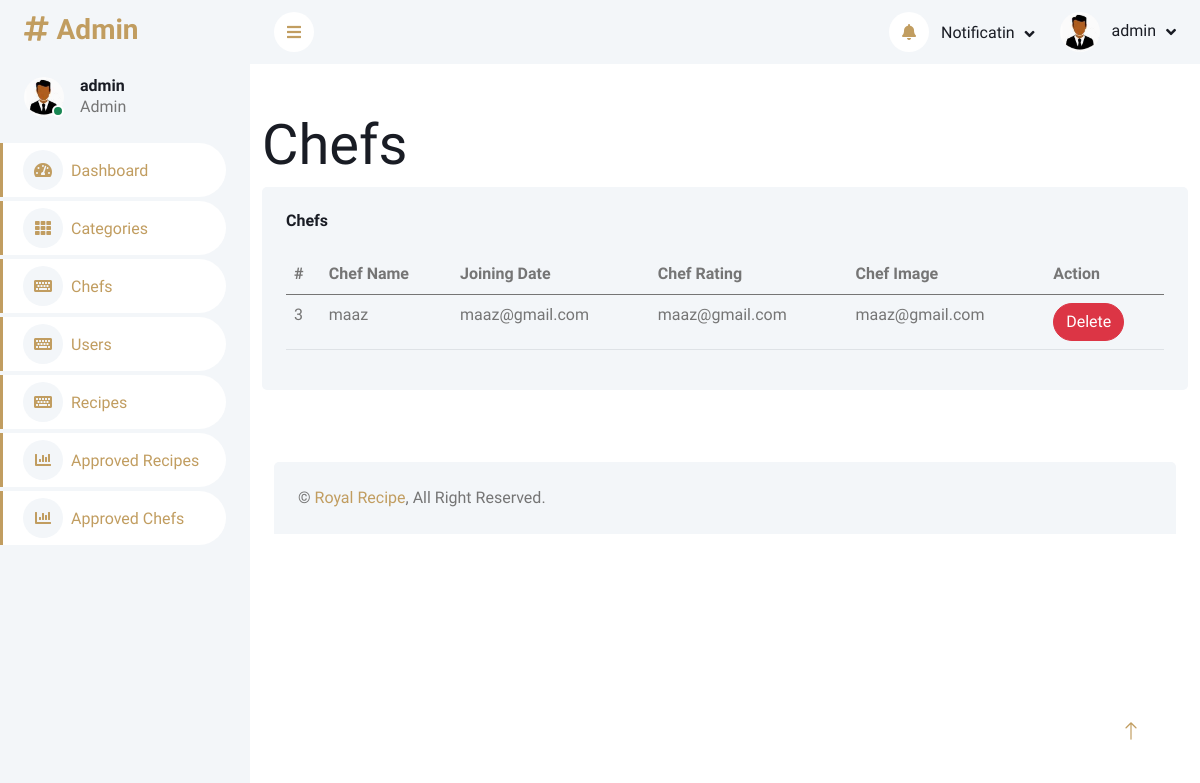
The page /AdminPanel/users.php (signed in) on the database its author committed.
### tables this page shows
CREATE TABLE `users` (
  `u_id` int(11) NOT NULL,
  `u_name` varchar(255) NOT NULL,
  `u_email` varchar(255) NOT NULL,
  `SpecialtyExpertise` varchar(255) NOT NULL,
  `Profile_Picture` varchar(255) NOT NULL,
  `phone_num` int(50) NOT NULL,
  `address` varchar(255) NOT NULL,
  `Status` varchar(255) NOT NULL,
  `u_type_id` int(11) NOT NULL,
  `password` varchar(255) NOT NULL
);

### AdminPanel/users.php (the view, shortened to what this page needs)
<?php
    include('head.php');
    if($_SESSION['uid']==1){
?>
<div class="container my-5 ">
    <h1 class="display-4">Chefs</h1>
    <div class="row">
        <div class="col-12">
            <div class="bg-light rounded h-100 p-4">
                <h6 class="mb-4">Chefs</h6>
                <div class="table-responsive">
                    <table class="table">
                        <thead>
                            <tr>
                                <th scope="col">#</th>
                                <th scope="col">Chef Name</th>
                                <th scope="col">Joining Date</th>
                                <th scope="col">Chef Rating</th>
                                <th scope="col">Chef Image</th>
                                <th scope="col">Action</th>
                            </tr>
                        </thead>
                        <?php
                        $query = $pdo->query('select * from users where u_type_id = 3');
                        $result = $query->fetchall(PDO::FETCH_ASSOC);
                        foreach ($result as $data) {
                            ?>
                        <tbody>
                        <tr class="">
                        <td>
                        <?php echo $data['u_id'];?>
                    </td>
                    <td>
                        <?php echo $data['u_name'];?>
                    </td>
                    <td>
                        <?php echo $data['u_email'];?>
                    </td>
                    <td>
                        <?php echo $data['u_email'];?>
                    </td>
                    <td>
                        <?php echo $data['u_email'];?>
                    </td>
                    <td collspan="2">
                    <form action="" method="get">
                            <a href="?d_id=<?php echo $data['u_id']; ?>" class="btn btn-danger rounded-pill">Delete</a>
                        </form>
                    </td>
                        </tr>
                        </tbody>
                        <?php
                        }
                        ?>
                    </table>
                </div>
            </div>
        </div>
    </div>
</div>
<?php
}
else{
    echo "<script>location.assign('../index.php')</script>";
}
?>
<?php
    include('foot.php');
?>

### AdminPanel/css/style.css (style rules this page uses)
:root { --primary: #C19D60; --light: #F3F6F9; --dark: #191C24; }
.btn { transition: .5s; }

### rows shown on the page
users: u_id "3", u_name "maaz", u_email "maaz@gmail.com"

### other values the page prints
$_SESSION['uname'] "admin"
